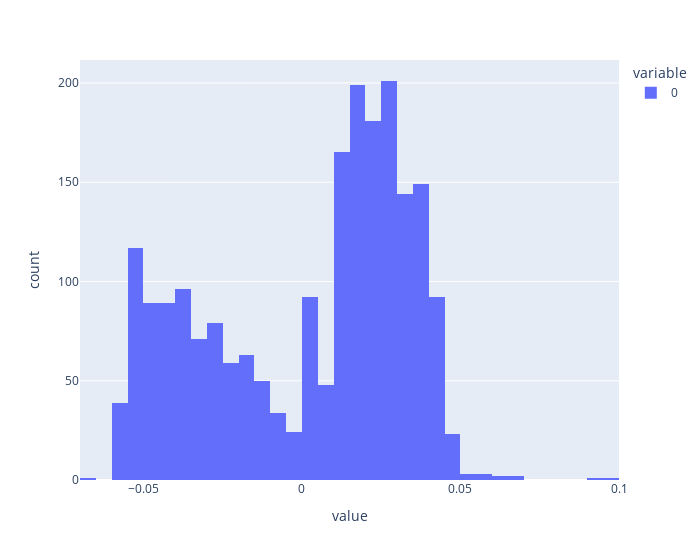

Notebook cell for this chart:
### Code cell
fig = px.histogram(diff_lst_people_pctg,width=700)
fig.show()

### Figure 1 — Plotly figure (JSON) as saved in the notebook; plotly's stock layout.template omitted (floating-point values rounded to 4 significant figures; data arrays with more than 128 entries replaced by an {"elided": "..."} marker saying what was removed)
{"data": [{"alignmentgroup": "True", "bingroup": "x", "hovertemplate": "variable=0<br>value=%{x}<br>count=%{y}<extra></extra>", "legendgroup": "0", "marker": {"color": "#636efa", "pattern": {"shape": ""}}, "name": "0", "offsetgroup": "0", "orientation": "v", "showlegend": true, "type": "histogram", "x": {"elided": "2153 float values"}, "xaxis": "x", "yaxis": "y"}], "layout": {"barmode": "relative", "legend": {"title": {"text": "variable"}, "tracegroupgap": 0}, "margin": {"t": 60}, "width": 700, "xaxis": {"anchor": "y", "domain": [0, 1], "title": {"text": "value"}}, "yaxis": {"anchor": "x", "domain": [0, 1], "title": {"text": "count"}}}}
